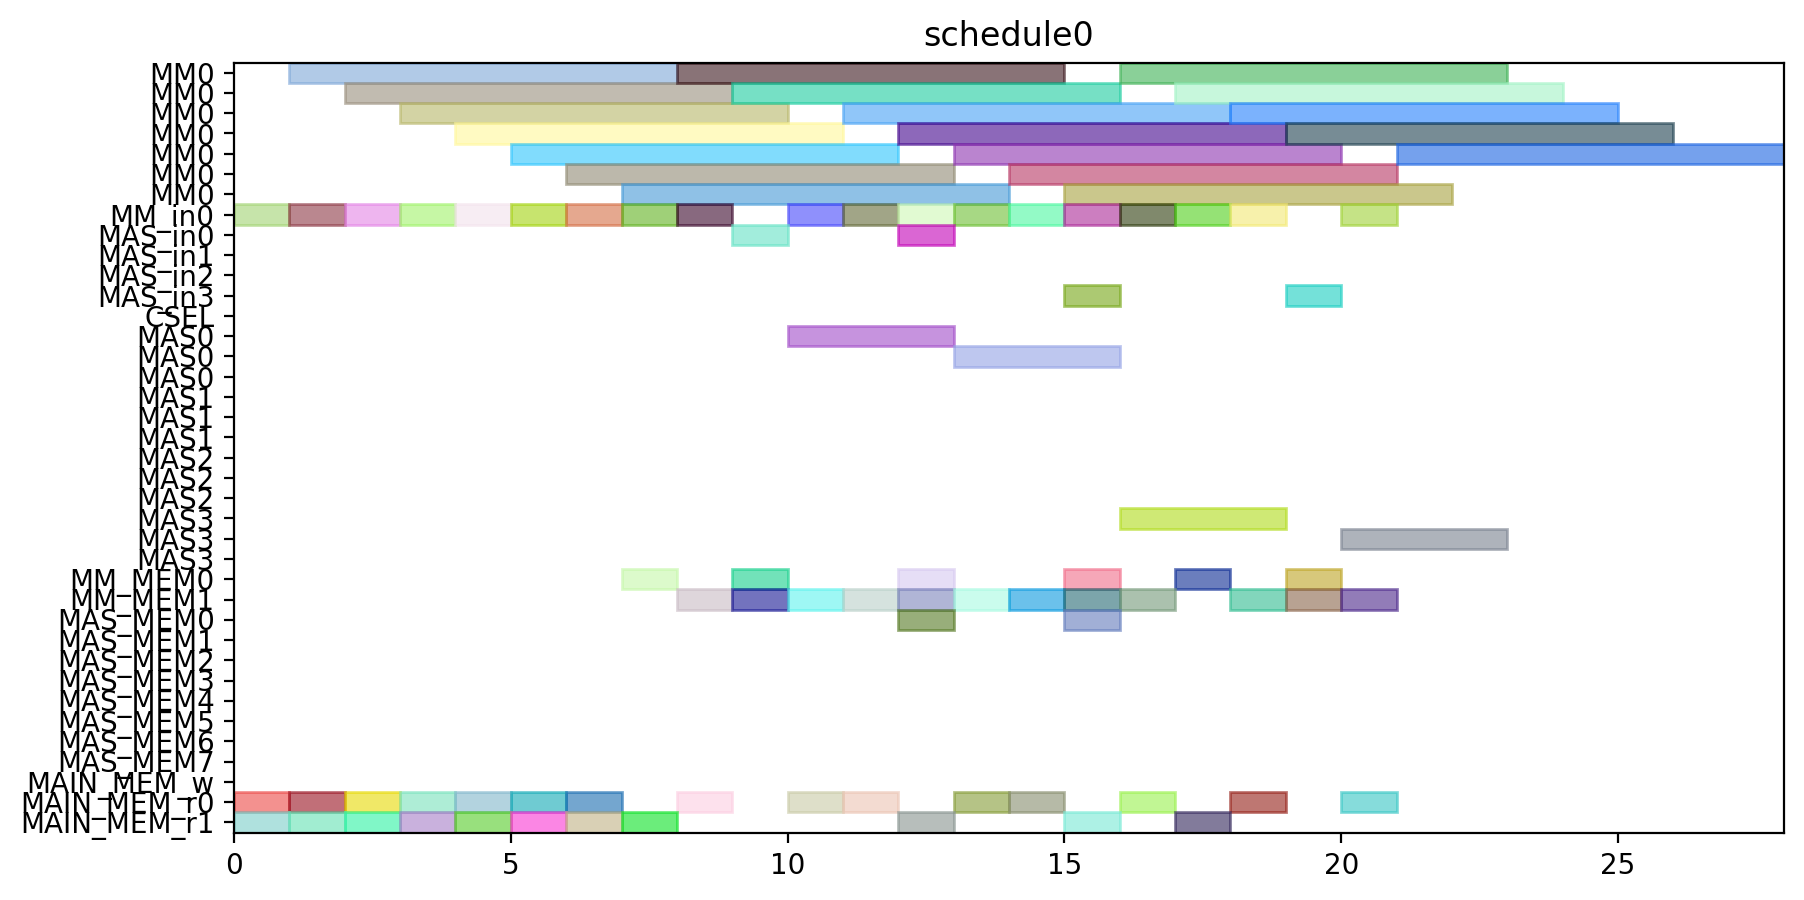

Python code for this plot:
from pyschedule import Scenario, solvers, plotters, alt


def solve():
	horizon = 120
	S = Scenario("schedule0", horizon=horizon)

	# resource
	MM = S.Resources('MM', num=1, size=7)
	MM_in = S.Resources('MM_in', num=1)
	MAS_in = S.Resources('MAS_in', num=4)
	CSEL = S.Resource('CSEL')
	MAS = S.Resources('MAS', num=4, size=3, periods=range(1, horizon))
	MM_MEM = S.Resources('MM_MEM', num=2)
	MAS_MEM = S.Resources('MAS_MEM', num=8)
	MAIN_MEM_w = S.Resource('MAIN_MEM_w', size=1)
	MAIN_MEM_r = S.Resources('MAIN_MEM_r', num=2)

	# result of previous scheduling

	# new tasks
	Z_exp2 = S.Task('Z_exp2', length=7, delay_cost=1)
	Z_exp2 += alt(MM)
	Z_exp2_in = S.Task('Z_exp2_in', length=1, delay_cost=1)
	Z_exp2_in += alt(MM_in)
	S += Z_exp2_in*MM_in[0]<=Z_exp2*MM[0]
	Z_exp2_mem0 = S.Task('Z_exp2_mem0', length=1, delay_cost=1)
	Z_exp2_mem0 += MAIN_MEM_r[0]
	S += Z_exp2_mem0 <= Z_exp2

	Z_exp2_mem1 = S.Task('Z_exp2_mem1', length=1, delay_cost=1)
	Z_exp2_mem1 += MAIN_MEM_r[1]
	S += Z_exp2_mem1 <= Z_exp2

	NX0 = S.Task('NX0', length=7, delay_cost=1)
	NX0 += alt(MM)
	NX0_in = S.Task('NX0_in', length=1, delay_cost=1)
	NX0_in += alt(MM_in)
	S += NX0_in*MM_in[0]<=NX0*MM[0]
	NX0_mem0 = S.Task('NX0_mem0', length=1, delay_cost=1)
	NX0_mem0 += MAIN_MEM_r[0]
	S += NX0_mem0 <= NX0

	NX0_mem1 = S.Task('NX0_mem1', length=1, delay_cost=1)
	NX0_mem1 += MAIN_MEM_r[1]
	S += NX0_mem1 <= NX0

	k0_10_Z1 = S.Task('k0_10_Z1', length=7, delay_cost=1)
	k0_10_Z1 += alt(MM)
	k0_10_Z1_in = S.Task('k0_10_Z1_in', length=1, delay_cost=1)
	k0_10_Z1_in += alt(MM_in)
	S += k0_10_Z1_in*MM_in[0]<=k0_10_Z1*MM[0]
	k0_10_Z1_mem0 = S.Task('k0_10_Z1_mem0', length=1, delay_cost=1)
	k0_10_Z1_mem0 += MAIN_MEM_r[0]
	S += k0_10_Z1_mem0 <= k0_10_Z1

	k0_10_Z1_mem1 = S.Task('k0_10_Z1_mem1', length=1, delay_cost=1)
	k0_10_Z1_mem1 += MAIN_MEM_r[1]
	S += k0_10_Z1_mem1 <= k0_10_Z1

	DX0 = S.Task('DX0', length=7, delay_cost=1)
	DX0 += alt(MM)
	DX0_in = S.Task('DX0_in', length=1, delay_cost=1)
	DX0_in += alt(MM_in)
	S += DX0_in*MM_in[0]<=DX0*MM[0]
	DX0_mem0 = S.Task('DX0_mem0', length=1, delay_cost=1)
	DX0_mem0 += MAIN_MEM_r[0]
	S += DX0_mem0 <= DX0

	DX0_mem1 = S.Task('DX0_mem1', length=1, delay_cost=1)
	DX0_mem1 += MAIN_MEM_r[1]
	S += DX0_mem1 <= DX0

	NY0 = S.Task('NY0', length=7, delay_cost=1)
	NY0 += alt(MM)
	NY0_in = S.Task('NY0_in', length=1, delay_cost=1)
	NY0_in += alt(MM_in)
	S += NY0_in*MM_in[0]<=NY0*MM[0]
	NY0_mem0 = S.Task('NY0_mem0', length=1, delay_cost=1)
	NY0_mem0 += MAIN_MEM_r[0]
	S += NY0_mem0 <= NY0

	NY0_mem1 = S.Task('NY0_mem1', length=1, delay_cost=1)
	NY0_mem1 += MAIN_MEM_r[1]
	S += NY0_mem1 <= NY0

	k2_14_Z1 = S.Task('k2_14_Z1', length=7, delay_cost=1)
	k2_14_Z1 += alt(MM)
	k2_14_Z1_in = S.Task('k2_14_Z1_in', length=1, delay_cost=1)
	k2_14_Z1_in += alt(MM_in)
	S += k2_14_Z1_in*MM_in[0]<=k2_14_Z1*MM[0]
	k2_14_Z1_mem0 = S.Task('k2_14_Z1_mem0', length=1, delay_cost=1)
	k2_14_Z1_mem0 += MAIN_MEM_r[0]
	S += k2_14_Z1_mem0 <= k2_14_Z1

	k2_14_Z1_mem1 = S.Task('k2_14_Z1_mem1', length=1, delay_cost=1)
	k2_14_Z1_mem1 += MAIN_MEM_r[1]
	S += k2_14_Z1_mem1 <= k2_14_Z1

	DY0 = S.Task('DY0', length=7, delay_cost=1)
	DY0 += alt(MM)
	DY0_in = S.Task('DY0_in', length=1, delay_cost=1)
	DY0_in += alt(MM_in)
	S += DY0_in*MM_in[0]<=DY0*MM[0]
	DY0_mem0 = S.Task('DY0_mem0', length=1, delay_cost=1)
	DY0_mem0 += MAIN_MEM_r[0]
	S += DY0_mem0 <= DY0

	DY0_mem1 = S.Task('DY0_mem1', length=1, delay_cost=1)
	DY0_mem1 += MAIN_MEM_r[1]
	S += DY0_mem1 <= DY0

	Z_exp3 = S.Task('Z_exp3', length=7, delay_cost=1)
	Z_exp3 += alt(MM)
	Z_exp3_in = S.Task('Z_exp3_in', length=1, delay_cost=1)
	Z_exp3_in += alt(MM_in)
	S += Z_exp3_in*MM_in[0]<=Z_exp3*MM[0]
	Z_exp3_mem0 = S.Task('Z_exp3_mem0', length=1, delay_cost=1)
	Z_exp3_mem0 += alt(MM_MEM)
	S += (Z_exp2*MM[0])-1 < Z_exp3_mem0*MM_MEM[0]
	S += Z_exp3_mem0 <= Z_exp3

	Z_exp3_mem1 = S.Task('Z_exp3_mem1', length=1, delay_cost=1)
	Z_exp3_mem1 += MAIN_MEM_r[1]
	S += Z_exp3_mem1 <= Z_exp3

	NX1_ = S.Task('NX1_', length=3, delay_cost=1)
	NX1_ += alt(MAS)
	NX1__in = S.Task('NX1__in', length=1, delay_cost=1)
	NX1__in += alt(MAS_in)
	S += NX1__in*MAS_in[0]<=NX1_*MAS[0]

	S += NX1__in*MAS_in[1]<=NX1_*MAS[1]

	S += NX1__in*MAS_in[2]<=NX1_*MAS[2]

	S += NX1__in*MAS_in[3]<=NX1_*MAS[3]

	NX1__mem0 = S.Task('NX1__mem0', length=1, delay_cost=1)
	NX1__mem0 += alt(MM_MEM)
	S += (NX0*MM[0])-1 < NX1__mem0*MM_MEM[0]
	S += NX1__mem0 <= NX1_

	NX1__mem1 = S.Task('NX1__mem1', length=1, delay_cost=1)
	NX1__mem1 += alt(MM_MEM)
	S += (k0_10_Z1*MM[0])-1 < NX1__mem1*MM_MEM[1]
	S += NX1__mem1 <= NX1_

	k0_9_Z2 = S.Task('k0_9_Z2', length=7, delay_cost=1)
	k0_9_Z2 += alt(MM)
	k0_9_Z2_in = S.Task('k0_9_Z2_in', length=1, delay_cost=1)
	k0_9_Z2_in += alt(MM_in)
	S += k0_9_Z2_in*MM_in[0]<=k0_9_Z2*MM[0]
	k0_9_Z2_mem0 = S.Task('k0_9_Z2_mem0', length=1, delay_cost=1)
	k0_9_Z2_mem0 += MAIN_MEM_r[0]
	S += k0_9_Z2_mem0 <= k0_9_Z2

	k0_9_Z2_mem1 = S.Task('k0_9_Z2_mem1', length=1, delay_cost=1)
	k0_9_Z2_mem1 += alt(MM_MEM)
	S += (Z_exp2*MM[0])-1 < k0_9_Z2_mem1*MM_MEM[1]
	S += k0_9_Z2_mem1 <= k0_9_Z2

	k1_9_Z2 = S.Task('k1_9_Z2', length=7, delay_cost=1)
	k1_9_Z2 += alt(MM)
	k1_9_Z2_in = S.Task('k1_9_Z2_in', length=1, delay_cost=1)
	k1_9_Z2_in += alt(MM_in)
	S += k1_9_Z2_in*MM_in[0]<=k1_9_Z2*MM[0]
	k1_9_Z2_mem0 = S.Task('k1_9_Z2_mem0', length=1, delay_cost=1)
	k1_9_Z2_mem0 += MAIN_MEM_r[0]
	S += k1_9_Z2_mem0 <= k1_9_Z2

	k1_9_Z2_mem1 = S.Task('k1_9_Z2_mem1', length=1, delay_cost=1)
	k1_9_Z2_mem1 += alt(MM_MEM)
	S += (Z_exp2*MM[0])-1 < k1_9_Z2_mem1*MM_MEM[1]
	S += k1_9_Z2_mem1 <= k1_9_Z2

	NY1_ = S.Task('NY1_', length=3, delay_cost=1)
	NY1_ += alt(MAS)
	NY1__in = S.Task('NY1__in', length=1, delay_cost=1)
	NY1__in += alt(MAS_in)
	S += NY1__in*MAS_in[0]<=NY1_*MAS[0]

	S += NY1__in*MAS_in[1]<=NY1_*MAS[1]

	S += NY1__in*MAS_in[2]<=NY1_*MAS[2]

	S += NY1__in*MAS_in[3]<=NY1_*MAS[3]

	NY1__mem0 = S.Task('NY1__mem0', length=1, delay_cost=1)
	NY1__mem0 += alt(MM_MEM)
	S += (NY0*MM[0])-1 < NY1__mem0*MM_MEM[0]
	S += NY1__mem0 <= NY1_

	NY1__mem1 = S.Task('NY1__mem1', length=1, delay_cost=1)
	NY1__mem1 += alt(MM_MEM)
	S += (k2_14_Z1*MM[0])-1 < NY1__mem1*MM_MEM[1]
	S += NY1__mem1 <= NY1_

	k2_13_Z2 = S.Task('k2_13_Z2', length=7, delay_cost=1)
	k2_13_Z2 += alt(MM)
	k2_13_Z2_in = S.Task('k2_13_Z2_in', length=1, delay_cost=1)
	k2_13_Z2_in += alt(MM_in)
	S += k2_13_Z2_in*MM_in[0]<=k2_13_Z2*MM[0]
	k2_13_Z2_mem0 = S.Task('k2_13_Z2_mem0', length=1, delay_cost=1)
	k2_13_Z2_mem0 += MAIN_MEM_r[0]
	S += k2_13_Z2_mem0 <= k2_13_Z2

	k2_13_Z2_mem1 = S.Task('k2_13_Z2_mem1', length=1, delay_cost=1)
	k2_13_Z2_mem1 += alt(MM_MEM)
	S += (Z_exp2*MM[0])-1 < k2_13_Z2_mem1*MM_MEM[1]
	S += k2_13_Z2_mem1 <= k2_13_Z2

	k3_14_Z2 = S.Task('k3_14_Z2', length=7, delay_cost=1)
	k3_14_Z2 += alt(MM)
	k3_14_Z2_in = S.Task('k3_14_Z2_in', length=1, delay_cost=1)
	k3_14_Z2_in += alt(MM_in)
	S += k3_14_Z2_in*MM_in[0]<=k3_14_Z2*MM[0]
	k3_14_Z2_mem0 = S.Task('k3_14_Z2_mem0', length=1, delay_cost=1)
	k3_14_Z2_mem0 += MAIN_MEM_r[0]
	S += k3_14_Z2_mem0 <= k3_14_Z2

	k3_14_Z2_mem1 = S.Task('k3_14_Z2_mem1', length=1, delay_cost=1)
	k3_14_Z2_mem1 += alt(MM_MEM)
	S += (Z_exp2*MM[0])-1 < k3_14_Z2_mem1*MM_MEM[1]
	S += k3_14_Z2_mem1 <= k3_14_Z2

	Z_exp4 = S.Task('Z_exp4', length=7, delay_cost=1)
	Z_exp4 += alt(MM)
	Z_exp4_in = S.Task('Z_exp4_in', length=1, delay_cost=1)
	Z_exp4_in += alt(MM_in)
	S += Z_exp4_in*MM_in[0]<=Z_exp4*MM[0]
	Z_exp4_mem0 = S.Task('Z_exp4_mem0', length=1, delay_cost=1)
	Z_exp4_mem0 += alt(MM_MEM)
	S += (Z_exp3*MM[0])-1 < Z_exp4_mem0*MM_MEM[0]
	S += Z_exp4_mem0 <= Z_exp4

	Z_exp4_mem1 = S.Task('Z_exp4_mem1', length=1, delay_cost=1)
	Z_exp4_mem1 += MAIN_MEM_r[1]
	S += Z_exp4_mem1 <= Z_exp4

	NX1 = S.Task('NX1', length=7, delay_cost=1)
	NX1 += alt(MM)
	NX1_in = S.Task('NX1_in', length=1, delay_cost=1)
	NX1_in += alt(MM_in)
	S += NX1_in*MM_in[0]<=NX1*MM[0]
	NX1_mem0 = S.Task('NX1_mem0', length=1, delay_cost=1)
	NX1_mem0 += alt(MAS_MEM)
	S += (NX1_*MAS[0])-1 < NX1_mem0*MAS_MEM[0]
	S += (NX1_*MAS[1])-1 < NX1_mem0*MAS_MEM[2]
	S += (NX1_*MAS[2])-1 < NX1_mem0*MAS_MEM[4]
	S += (NX1_*MAS[3])-1 < NX1_mem0*MAS_MEM[6]
	S += NX1_mem0 <= NX1

	NX1_mem1 = S.Task('NX1_mem1', length=1, delay_cost=1)
	NX1_mem1 += MAIN_MEM_r[1]
	S += NX1_mem1 <= NX1

	k0_8_Z3 = S.Task('k0_8_Z3', length=7, delay_cost=1)
	k0_8_Z3 += alt(MM)
	k0_8_Z3_in = S.Task('k0_8_Z3_in', length=1, delay_cost=1)
	k0_8_Z3_in += alt(MM_in)
	S += k0_8_Z3_in*MM_in[0]<=k0_8_Z3*MM[0]
	k0_8_Z3_mem0 = S.Task('k0_8_Z3_mem0', length=1, delay_cost=1)
	k0_8_Z3_mem0 += MAIN_MEM_r[0]
	S += k0_8_Z3_mem0 <= k0_8_Z3

	k0_8_Z3_mem1 = S.Task('k0_8_Z3_mem1', length=1, delay_cost=1)
	k0_8_Z3_mem1 += alt(MM_MEM)
	S += (Z_exp3*MM[0])-1 < k0_8_Z3_mem1*MM_MEM[1]
	S += k0_8_Z3_mem1 <= k0_8_Z3

	DX1_ = S.Task('DX1_', length=3, delay_cost=1)
	DX1_ += alt(MAS)
	DX1__in = S.Task('DX1__in', length=1, delay_cost=1)
	DX1__in += alt(MAS_in)
	S += DX1__in*MAS_in[0]<=DX1_*MAS[0]

	S += DX1__in*MAS_in[1]<=DX1_*MAS[1]

	S += DX1__in*MAS_in[2]<=DX1_*MAS[2]

	S += DX1__in*MAS_in[3]<=DX1_*MAS[3]

	DX1__mem0 = S.Task('DX1__mem0', length=1, delay_cost=1)
	DX1__mem0 += alt(MM_MEM)
	S += (DX0*MM[0])-1 < DX1__mem0*MM_MEM[0]
	S += DX1__mem0 <= DX1_

	DX1__mem1 = S.Task('DX1__mem1', length=1, delay_cost=1)
	DX1__mem1 += alt(MM_MEM)
	S += (k1_9_Z2*MM[0])-1 < DX1__mem1*MM_MEM[1]
	S += DX1__mem1 <= DX1_

	k1_8_Z3 = S.Task('k1_8_Z3', length=7, delay_cost=1)
	k1_8_Z3 += alt(MM)
	k1_8_Z3_in = S.Task('k1_8_Z3_in', length=1, delay_cost=1)
	k1_8_Z3_in += alt(MM_in)
	S += k1_8_Z3_in*MM_in[0]<=k1_8_Z3*MM[0]
	k1_8_Z3_mem0 = S.Task('k1_8_Z3_mem0', length=1, delay_cost=1)
	k1_8_Z3_mem0 += MAIN_MEM_r[0]
	S += k1_8_Z3_mem0 <= k1_8_Z3

	k1_8_Z3_mem1 = S.Task('k1_8_Z3_mem1', length=1, delay_cost=1)
	k1_8_Z3_mem1 += alt(MM_MEM)
	S += (Z_exp3*MM[0])-1 < k1_8_Z3_mem1*MM_MEM[1]
	S += k1_8_Z3_mem1 <= k1_8_Z3

	NY1 = S.Task('NY1', length=7, delay_cost=1)
	NY1 += alt(MM)
	NY1_in = S.Task('NY1_in', length=1, delay_cost=1)
	NY1_in += alt(MM_in)
	S += NY1_in*MM_in[0]<=NY1*MM[0]
	NY1_mem0 = S.Task('NY1_mem0', length=1, delay_cost=1)
	NY1_mem0 += alt(MAS_MEM)
	S += (NY1_*MAS[0])-1 < NY1_mem0*MAS_MEM[0]
	S += (NY1_*MAS[1])-1 < NY1_mem0*MAS_MEM[2]
	S += (NY1_*MAS[2])-1 < NY1_mem0*MAS_MEM[4]
	S += (NY1_*MAS[3])-1 < NY1_mem0*MAS_MEM[6]
	S += NY1_mem0 <= NY1

	NY1_mem1 = S.Task('NY1_mem1', length=1, delay_cost=1)
	NY1_mem1 += MAIN_MEM_r[1]
	S += NY1_mem1 <= NY1

	k2_12_Z3 = S.Task('k2_12_Z3', length=7, delay_cost=1)
	k2_12_Z3 += alt(MM)
	k2_12_Z3_in = S.Task('k2_12_Z3_in', length=1, delay_cost=1)
	k2_12_Z3_in += alt(MM_in)
	S += k2_12_Z3_in*MM_in[0]<=k2_12_Z3*MM[0]
	k2_12_Z3_mem0 = S.Task('k2_12_Z3_mem0', length=1, delay_cost=1)
	k2_12_Z3_mem0 += MAIN_MEM_r[0]
	S += k2_12_Z3_mem0 <= k2_12_Z3

	k2_12_Z3_mem1 = S.Task('k2_12_Z3_mem1', length=1, delay_cost=1)
	k2_12_Z3_mem1 += alt(MM_MEM)
	S += (Z_exp3*MM[0])-1 < k2_12_Z3_mem1*MM_MEM[1]
	S += k2_12_Z3_mem1 <= k2_12_Z3

	DY1_ = S.Task('DY1_', length=3, delay_cost=1)
	DY1_ += alt(MAS)
	DY1__in = S.Task('DY1__in', length=1, delay_cost=1)
	DY1__in += alt(MAS_in)
	S += DY1__in*MAS_in[0]<=DY1_*MAS[0]

	S += DY1__in*MAS_in[1]<=DY1_*MAS[1]

	S += DY1__in*MAS_in[2]<=DY1_*MAS[2]

	S += DY1__in*MAS_in[3]<=DY1_*MAS[3]

	DY1__mem0 = S.Task('DY1__mem0', length=1, delay_cost=1)
	DY1__mem0 += alt(MM_MEM)
	S += (DY0*MM[0])-1 < DY1__mem0*MM_MEM[0]
	S += DY1__mem0 <= DY1_

	DY1__mem1 = S.Task('DY1__mem1', length=1, delay_cost=1)
	DY1__mem1 += alt(MM_MEM)
	S += (k3_14_Z2*MM[0])-1 < DY1__mem1*MM_MEM[1]
	S += DY1__mem1 <= DY1_

	k3_13_Z3 = S.Task('k3_13_Z3', length=7, delay_cost=1)
	k3_13_Z3 += alt(MM)
	k3_13_Z3_in = S.Task('k3_13_Z3_in', length=1, delay_cost=1)
	k3_13_Z3_in += alt(MM_in)
	S += k3_13_Z3_in*MM_in[0]<=k3_13_Z3*MM[0]
	k3_13_Z3_mem0 = S.Task('k3_13_Z3_mem0', length=1, delay_cost=1)
	k3_13_Z3_mem0 += MAIN_MEM_r[0]
	S += k3_13_Z3_mem0 <= k3_13_Z3

	k3_13_Z3_mem1 = S.Task('k3_13_Z3_mem1', length=1, delay_cost=1)
	k3_13_Z3_mem1 += alt(MM_MEM)
	S += (Z_exp3*MM[0])-1 < k3_13_Z3_mem1*MM_MEM[1]
	S += k3_13_Z3_mem1 <= k3_13_Z3

	solvers.mip.solve(S,msg=1,kind='CPLEX',ratio_gap=1.01)

	solution = [['hoge']*len(S.solution()[1]) for i in range(len(S.solution()))]
	for i in range(len(S.solution())):
		for j in range(len(S.solution()[i])):
			solution[i][j]=str(S.solution()[i][j])
	print(solution)

	cycles = int(solution[-1][3])

	pic_file_name = "/home/mfukuda/ABE/multiRAM_multiMAS_16mux/scheduling_result/stage7MM1_stage3MAS4/ISOGENY/schedule0.png"
	if(S.solution() != []):
		plotters.matplotlib.plot(S,img_filename=pic_file_name, show_task_labels=False, fig_size=(cycles*0.25+3, 5))

	return solution
